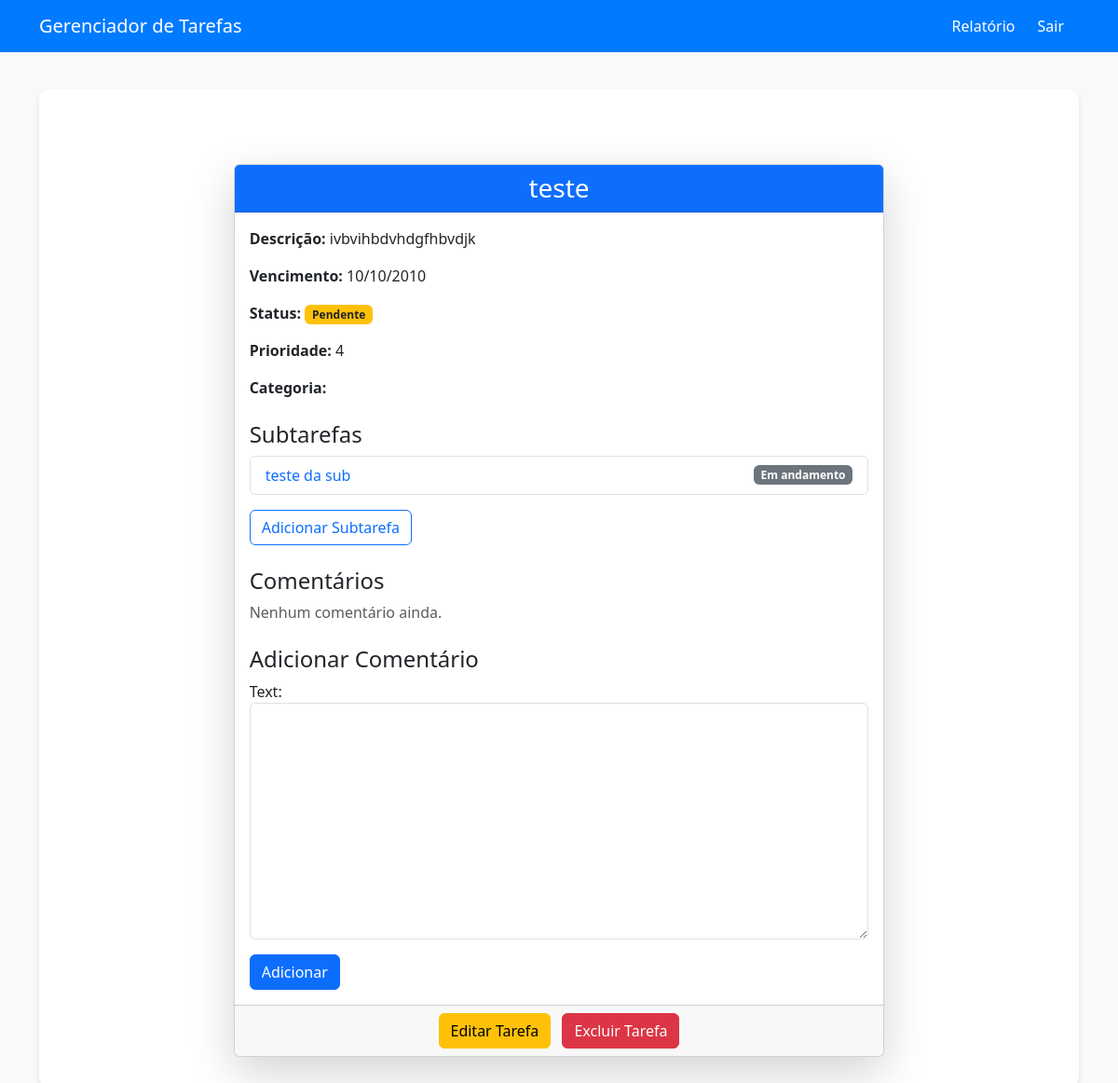
The page /tasks/2/ (signed in) on the database its author committed.
### tasks/models.py (models this page shows, shortened)
class Task(models.Model):
    STATUS_CHOICES = [
        ('P', 'Pendente'),
        ('E', 'Em andamento'),
        ('C', 'Concluída'),
    ]
    PRIORITY_CHOICES = [
        ('L', 'Baixa'),
        ('M', 'Média'),
        ('H', 'Alta'),
    ]
    user = models.ForeignKey(User, on_delete=models.CASCADE)
    title = models.CharField(max_length=100)
    description = models.TextField()
    due_date = models.DateField()
    completion_date = models.DateField(null=True, blank=True)
    priority = models.CharField(max_length=1, choices=PRIORITY_CHOICES, default='M')
    status = models.CharField(max_length=1, choices=STATUS_CHOICES, default='P')
    category = models.ForeignKey(Category, on_delete=models.SET_NULL, null=True, blank=True)
    parent_task = models.ForeignKey('self', on_delete=models.CASCADE, null=True, blank=True, related_name='subtasks')

### tasks/views.py (the view)
# urls.py: path('<int:pk>/', views.task_detail, name='task_detail'),
@login_required
def task_detail(request, pk):
    task = get_object_or_404(Task, pk=pk, user=request.user)
    if request.method == 'POST':
        comment_form = CommentForm(request.POST)
        if comment_form.is_valid():
            comment = comment_form.save(commit=False)
            comment.task = task
            comment.user = request.user
            comment.save()
            return redirect('task_detail', pk=task.pk)
    else:
        comment_form = CommentForm()
    return render(request, 'tasks/task_detail.html', {'task': task, 'comment_form': comment_form})

### tasks/forms.py
class CommentForm(forms.ModelForm):
    class Meta:
        model = Comment
        fields = ['text']
        widgets = {
            'text': forms.Textarea(attrs={'class': 'form-control'}),
        }

### tasks/templates/tasks/task_detail.html (shortened to what this page needs)
{% extends "base.html" %}
{% block content %}
<div class="container mt-5">
    <div class="row justify-content-center">
        <div class="col-lg-8">
            <div class="card shadow-lg">
                <div class="card-header bg-primary text-white text-center">
                    <h3 class="mb-0">{{ task.title }}</h3>
                </div>
                <div class="card-body">
                    <p><strong>Descrição:</strong> {{ task.description }}</p>
                    <p><strong>Vencimento:</strong> {{ task.due_date|date:"d/m/Y" }}</p>
                    <p><strong>Status:</strong>
                        <span class="badge
                            {% if task.status == 'P' %}bg-warning text-dark
                            {% elif task.status == 'E' %}bg-info
                            {% elif task.status == 'C' %}bg-success
                            {% endif %}">
                            {{ task.get_status_display }}
                        </span>
                    </p>
                    <p><strong>Prioridade:</strong> {{ task.priority }}</p>
                    <p><strong>Categoria:</strong> {{ task.category.name }}</p>
                    <h4 class="mt-4">Subtarefas</h4>
                    {% if task.subtasks.exists %}
                        <ul class="list-group mb-3">
                            {% for subtask in task.subtasks.all %}
                                <li class="list-group-item d-flex justify-content-between align-items-center">
                                    <a href="{% url 'task_detail' subtask.pk %}" class="text-decoration-none">{{ subtask.title }}</a>
                                    <span class="badge bg-secondary">{{ subtask.get_status_display }}</span>
                                </li>
                            {% endfor %}
                        </ul>
                    {% else %}
                        <p class="text-muted">Nenhuma subtarefa cadastrada.</p>
                    {% endif %}
                    <a href="{% url 'task_create' %}?parent_task={{ task.pk }}" class="btn btn-outline-primary">Adicionar Subtarefa</a>
                    <h4 class="mt-4">Comentários</h4>
                    {% if task.comments.exists %}
                        <ul class="list-group mb-3">
                            {% for comment in task.comments.all %}
                                <li class="list-group-item">
                                    <p class="mb-1"><strong>{{ comment.user.username }}</strong></p>
                                    <p class="mb-0">{{ comment.text }}</p>
                                    <small class="text-muted">{{ comment.created_at|date:"d/m/Y H:i" }}</small>
                                </li>
                            {% endfor %}
                        </ul>
                    {% else %}
                        <p class="text-muted">Nenhum comentário ainda.</p>
                    {% endif %}
                    <h4 class="mt-4">Adicionar Comentário</h4>
                    <form method="post" class="mt-2">
                        {{ comment_form.as_p }}
                        <button type="submit" class="btn btn-primary">Adicionar</button>
                    </form>
                </div>
                <div class="card-footer text-center">
                    <a href="{% url 'task_update' task.pk %}" class="btn btn-warning me-2">Editar Tarefa</a>
                    <form action="{% url 'task_delete' task.pk %}" method="post" class="d-inline">
                        <button type="submit" class="btn btn-danger">Excluir Tarefa</button>
                    </form>
                </div>
            </div>
        </div>
    </div>
</div>
{% endblock %}

### tasks/templates/base.html (style rules this page uses)
body { background-color: #f8f9fa; }

### rows shown on the page
Task: title "teste", description "ivbvihbdvhdgfhbvdjk", due_date "10/10/2010", status "Pendente", priority "4"
Task: title "teste da sub", status "Em andamento"
